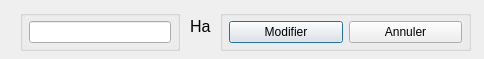
<?xml version="1.0" encoding="UTF-8"?>
<ui version="4.0">
 <class>Dialog</class>
 <widget class="QDialog" name="Dialog">
  <property name="windowModality">
   <enum>Qt::NonModal</enum>
  </property>
  <property name="enabled">
   <bool>true</bool>
  </property>
  <property name="geometry">
   <rect>
    <x>0</x>
    <y>0</y>
    <width>484</width>
    <height>59</height>
   </rect>
  </property>
  <property name="mouseTracking">
   <bool>false</bool>
  </property>
  <property name="acceptDrops">
   <bool>false</bool>
  </property>
  <property name="windowTitle">
   <string>Parametrage Surface</string>
  </property>
  <property name="windowIcon">
   <iconset>
    <normaloff>../icone/ic_edition.png</normaloff>../icone/ic_edition.png</iconset>
  </property>
  <property name="windowOpacity">
   <double>1.000000000000000</double>
  </property>
  <property name="autoFillBackground">
   <bool>true</bool>
  </property>
  <property name="styleSheet">
   <string notr="true"/>
  </property>
  <property name="sizeGripEnabled">
   <bool>false</bool>
  </property>
  <property name="modal">
   <bool>false</bool>
  </property>
  <widget class="QGroupBox" name="horizontalGroupBox">
   <property name="geometry">
    <rect>
     <x>20</x>
     <y>10</y>
     <width>160</width>
     <height>41</height>
    </rect>
   </property>
   <layout class="QHBoxLayout" name="horizontalLayout">
    <property name="leftMargin">
     <number>6</number>
    </property>
    <property name="topMargin">
     <number>4</number>
    </property>
    <property name="rightMargin">
     <number>6</number>
    </property>
    <property name="bottomMargin">
     <number>4</number>
    </property>
    <item>
     <widget class="QLineEdit" name="lineEditSurface"/>
    </item>
   </layout>
  </widget>
  <widget class="QLabel" name="label">
   <property name="geometry">
    <rect>
     <x>190</x>
     <y>20</y>
     <width>47</width>
     <height>13</height>
    </rect>
   </property>
   <property name="font">
    <font>
     <pointsize>12</pointsize>
    </font>
   </property>
   <property name="text">
    <string>Ha</string>
   </property>
  </widget>
  <widget class="QGroupBox" name="horizontalGroupBox_2">
   <property name="geometry">
    <rect>
     <x>220</x>
     <y>10</y>
     <width>251</width>
     <height>41</height>
    </rect>
   </property>
   <layout class="QHBoxLayout" name="horizontalLayout_2">
    <property name="leftMargin">
     <number>6</number>
    </property>
    <property name="topMargin">
     <number>4</number>
    </property>
    <property name="rightMargin">
     <number>6</number>
    </property>
    <property name="bottomMargin">
     <number>4</number>
    </property>
    <item>
     <widget class="QPushButton" name="update">
      <property name="text">
       <string>Modifier</string>
      </property>
     </widget>
    </item>
    <item>
     <widget class="QPushButton" name="cancel">
      <property name="text">
       <string>Annuler</string>
      </property>
     </widget>
    </item>
   </layout>
  </widget>
 </widget>
 <resources/>
 <connections/>
</ui>
